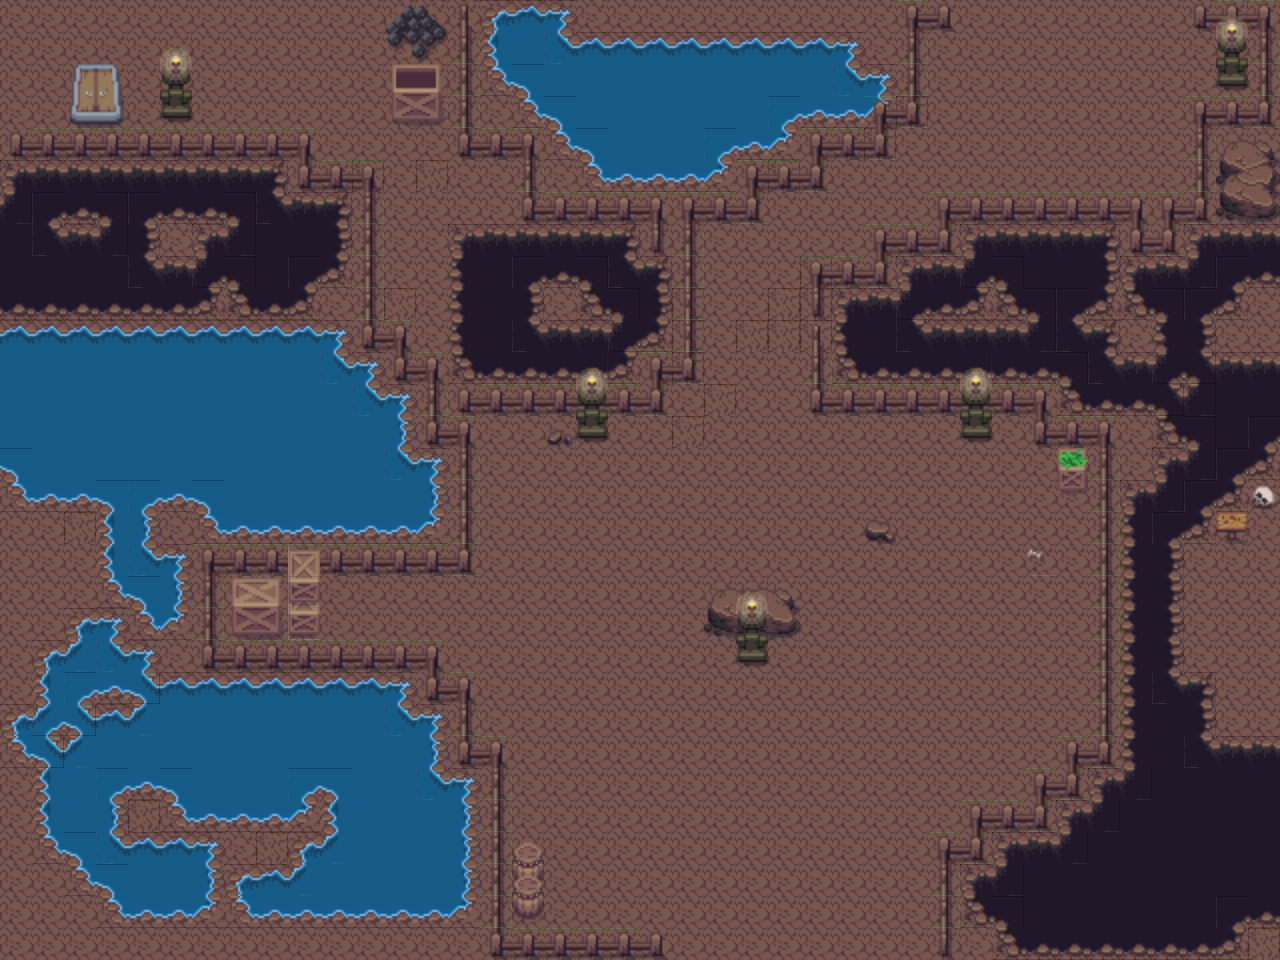

This is a level from a 2D game, rendered from its Tiled map with the project's own tilesets. A one-line summary and the map file follow, with tile-layer data summarised:
An orthogonal 40x30 tile map with 32x32 px tiles, 4 tile layers (Tile Layer 1, Tile Layer 2, Tile Layer 3, Tile Layer 4), 2 tilesets.

<map version="1.10" tiledversion="1.11.2" orientation="orthogonal" renderorder="right-down" width="40" height="30" tilewidth="32" tileheight="32" infinite="0" nextlayerid="5" nextobjectid="1">
 <tileset firstgid="1" source="../tsx/converted-cave.tsx" />
 <tileset firstgid="1001" source="../tsx/converted-Overworld.tsx" />
 <layer id="1" name="Tile Layer 1" width="40" height="30">
  <data>[1200 cells, 1200 non-empty, 32 distinct tile ids]</data>
 </layer>
 <layer id="2" name="Tile Layer 2" width="40" height="30">
  <data>[1200 cells, 206 non-empty, 46 distinct tile ids]</data>
 </layer>
 <layer id="3" name="Tile Layer 3" width="40" height="30">
  <data>[1200 cells, 16 non-empty, 4 distinct tile ids]</data>
 </layer>
 <layer id="4" name="Tile Layer 4" width="40" height="30">
  <data>[1200 cells, 10 non-empty, 2 distinct tile ids]</data>
 </layer>
</map>
